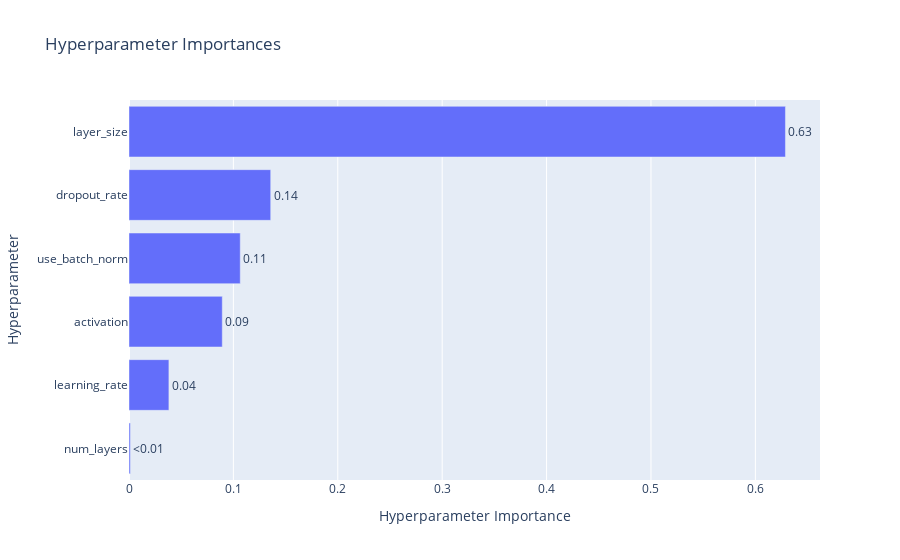

Notebook code cell kept with this figure:
### Code cell
plot_param_importances(study)

### Figure 1 — Plotly figure (JSON) as saved in the notebook; plotly's stock layout.template omitted (floating-point values rounded to 4 significant figures)
{"data": [{"cliponaxis": false, "hovertemplate": ["num_layers (IntDistribution): 0.0012874809080523591<extra></extra>", "learning_rate (FloatDistribution): 0.0382212250878729<extra></extra>", "activation (CategoricalDistribution): 0.08935191269374394<extra></extra>", "use_batch_norm (CategoricalDistribution): 0.10656846656385224<extra></extra>", "dropout_rate (FloatDistribution): 0.13574848827911495<extra></extra>", "layer_size (IntDistribution): 0.6288224264673637<extra></extra>"], "name": "Objective Value", "orientation": "h", "text": ["<0.01", "0.04", "0.09", "0.11", "0.14", "0.63"], "textposition": "outside", "type": "bar", "x": [0.001287, 0.03822, 0.08935, 0.1066, 0.1357, 0.6288], "y": ["num_layers", "learning_rate", "activation", "use_batch_norm", "dropout_rate", "layer_size"]}], "layout": {"title": {"text": "Hyperparameter Importances"}, "xaxis": {"title": {"text": "Hyperparameter Importance"}}, "yaxis": {"title": {"text": "Hyperparameter"}}}}
